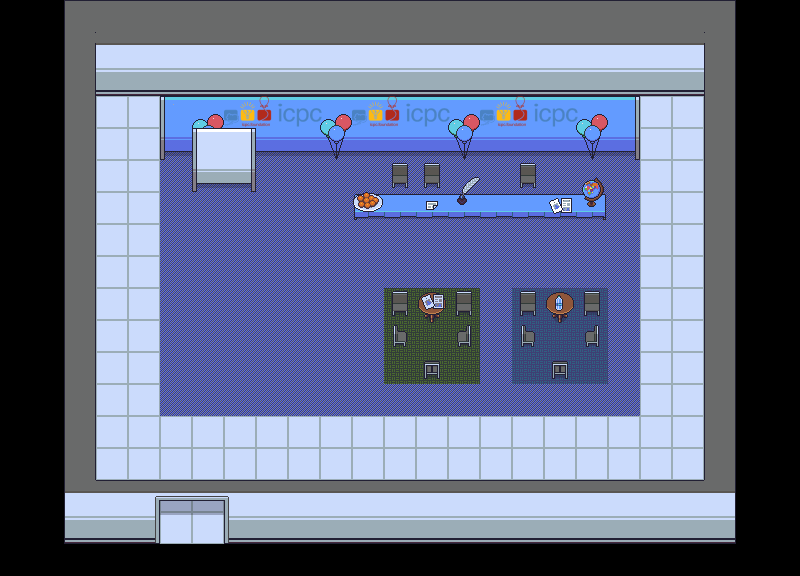

This is a level from a 2D game, rendered from its Tiled map with the project's own tilesets. A one-line summary and the complete map file follow:
An orthogonal 25x18 tile map with 32x32 px tiles, 4 tile layers (Floor, Walls, Ground Objects, Table Objects), 6 tilesets.

<map version="1.2" tiledversion="1.3.2" orientation="orthogonal" renderorder="right-down" compressionlevel="-1" width="25" height="18" tilewidth="32" tileheight="32" infinite="0" nextlayerid="6" nextobjectid="1">
 <tileset firstgid="1" source="gather_floors_1.4.tsx" />
 <tileset firstgid="2561" source="gather_walls_interior_1.5.tsx" />
 <tileset firstgid="7561" source="gather_tables_2.0.tsx" />
 <tileset firstgid="16561" source="gather_decoration_1.21.tsx" />
 <tileset firstgid="24121" source="gather_conference_0.5.tsx" />
 <tileset firstgid="25145" source="texts.tsx" />
 <group id="2" name="Background">
  <layer id="1" name="Floor" width="25" height="18">
   <data encoding="csv">
0,0,0,0,0,0,0,0,0,0,0,0,0,0,0,0,0,0,0,0,0,0,0,0,0,
0,0,0,0,0,0,0,0,0,0,0,0,0,0,0,0,0,0,0,0,0,0,0,0,0,
0,0,0,0,0,0,0,0,0,0,0,0,0,0,0,0,0,0,0,0,0,0,0,0,0,
0,0,0,401,401,401,401,401,401,401,401,401,401,401,401,401,401,401,401,401,401,401,0,0,0,
0,0,0,401,401,447,447,447,447,447,447,447,447,447,447,447,447,447,447,447,401,401,0,0,0,
0,0,0,401,401,447,447,447,447,447,447,447,447,447,447,447,447,447,447,447,401,401,0,0,0,
0,0,0,401,401,447,447,447,447,447,447,447,447,447,447,447,447,447,447,447,401,401,0,0,0,
0,0,0,401,401,447,447,447,447,447,447,447,447,447,447,447,447,447,447,447,401,401,0,0,0,
0,0,0,401,401,447,447,447,447,447,447,447,447,447,447,447,447,447,447,447,401,401,0,0,0,
0,0,0,401,401,447,447,447,447,447,447,447,1314,1314,1314,447,1274,1274,1274,447,401,401,0,0,0,
0,0,0,401,401,447,447,447,447,447,447,447,1314,1314,1314,447,1274,1274,1274,447,401,401,0,0,0,
0,0,0,401,401,447,447,447,447,447,447,447,1314,1314,1314,447,1274,1274,1274,447,401,401,0,0,0,
0,0,0,401,401,447,447,447,447,447,447,447,447,447,447,447,447,447,447,447,401,401,0,0,0,
0,0,0,401,401,401,401,401,401,401,401,401,401,401,401,401,401,401,401,401,401,401,0,0,0,
0,0,0,401,401,401,401,401,401,401,401,401,401,401,401,401,401,401,401,401,401,401,0,0,0,
0,0,0,401,401,401,401,0,0,0,0,0,0,0,0,0,0,0,0,0,0,0,0,0,0,
0,0,0,401,401,401,401,0,0,0,0,0,0,0,0,0,0,0,0,0,0,0,0,0,0,
0,0,0,0,0,0,0,0,0,0,0,0,0,0,0,0,0,0,0,0,0,0,0,0,0
</data>
  </layer>
  <layer id="3" name="Walls" width="25" height="18">
   <data encoding="csv">
0,0,2950,2951,2951,2951,2951,2951,2951,2951,2951,2951,2951,2951,2951,2951,2951,2951,2951,2951,2951,2951,2952,0,0,
0,0,2972,3001,3001,3001,3001,3001,3001,3001,3001,3001,3001,3001,3001,3001,3001,3001,3001,3001,3001,3001,2974,0,0,
0,0,2966,3026,3026,3026,3026,3026,3026,3026,3026,3026,3026,3026,3026,3026,3026,3026,3026,3026,3026,3026,2966,0,0,
0,0,2964,0,0,0,0,0,0,0,0,0,0,0,0,0,0,0,0,0,0,0,2964,0,0,
0,0,2964,0,0,0,0,0,0,0,0,0,0,0,0,0,0,0,0,0,0,0,2964,0,0,
0,0,2964,0,0,0,0,0,0,0,0,0,0,0,0,0,0,0,0,0,0,0,2964,0,0,
0,0,2964,0,0,0,0,0,0,0,0,0,0,0,0,0,0,0,0,0,0,0,2964,0,0,
0,0,2964,0,0,0,0,0,0,0,0,0,0,0,0,0,0,0,0,0,0,0,2964,0,0,
0,0,2964,0,0,0,0,0,0,0,0,0,0,0,0,0,0,0,0,0,0,0,2964,0,0,
0,0,2964,0,0,0,0,0,0,0,0,0,0,0,0,0,0,0,0,0,0,0,2964,0,0,
0,0,2964,0,0,0,0,0,0,0,0,0,0,0,0,0,0,0,0,0,0,0,2964,0,0,
0,0,2964,0,0,0,0,0,0,0,0,0,0,0,0,0,0,0,0,0,0,0,2964,0,0,
0,0,2964,0,0,0,0,0,0,0,0,0,0,0,0,0,0,0,0,0,0,0,2964,0,0,
0,0,2964,0,0,0,0,0,0,0,0,0,0,0,0,0,0,0,0,0,0,0,2964,0,0,
0,0,2964,0,0,0,0,0,0,0,0,0,0,0,0,0,0,0,0,0,0,0,2964,0,0,
0,0,3000,2990,2824,2825,2826,2827,2990,2990,2990,2990,2990,2990,2990,2990,2990,2990,2990,2990,2990,2990,3002,0,0,
0,0,3025,3015,2849,2850,2851,2852,3015,3015,3015,3015,3015,3015,3015,3015,3015,3015,3015,3015,3015,3015,3027,0,0,
0,0,0,0,0,0,0,0,0,0,0,0,0,0,0,0,0,0,0,0,0,0,0,0,0
</data>
  </layer>
  <layer id="4" name="Ground Objects" width="25" height="18">
   <data encoding="csv">
0,0,0,0,0,0,0,0,0,0,0,0,0,0,0,0,0,0,0,0,0,0,0,0,0,
0,0,0,0,0,0,0,0,0,0,0,0,0,0,0,0,0,0,0,0,0,0,0,0,0,
0,0,0,0,0,0,0,0,0,0,0,0,0,0,0,0,0,0,0,0,0,0,0,0,0,
0,0,0,0,0,24186,24187,24187,24187,24187,24187,24187,24187,24187,24187,24187,24187,24187,24187,24188,0,0,0,0,0,
0,0,0,0,0,24218,24204,24206,24219,24219,24219,24219,24219,24219,24219,24219,24219,24219,24219,24220,0,0,0,0,0,
0,0,0,0,0,0,24236,24238,0,0,0,0,24442,24442,0,0,24442,0,0,0,0,0,0,0,0,
0,0,0,0,0,0,0,0,0,0,0,24314,24315,24315,24315,24315,24315,24315,24316,0,0,0,0,0,0,
0,0,0,0,0,0,0,0,0,0,0,0,0,0,0,0,0,0,0,0,0,0,0,0,0,
0,0,0,0,0,0,0,0,0,0,0,0,0,0,0,0,0,0,0,0,0,0,0,0,0,
0,0,0,0,0,0,0,0,0,0,0,0,24442,9992,24442,0,24442,9992,24442,0,0,0,0,0,0,
0,0,0,0,0,0,0,0,0,0,0,0,24443,10082,24445,0,24443,10082,24445,0,0,0,0,0,0,
0,0,0,0,0,0,0,0,0,0,0,0,0,24444,0,0,0,24444,0,0,0,0,0,0,0,
0,0,0,0,0,0,0,0,0,0,0,0,0,0,0,0,0,0,0,0,0,0,0,0,0,
0,0,0,0,0,0,0,0,0,0,0,0,0,0,0,0,0,0,0,0,0,0,0,0,0,
0,0,0,0,0,0,0,0,0,0,0,0,0,0,0,0,0,0,0,0,0,0,0,0,0,
0,0,0,0,0,0,0,0,0,0,0,0,0,0,0,0,0,0,0,0,0,0,0,0,0,
0,0,0,0,0,0,0,0,0,0,0,0,0,0,0,0,0,0,0,0,0,0,0,0,0,
0,0,0,0,0,0,0,0,0,0,0,0,0,0,0,0,0,0,0,0,0,0,0,0,0
</data>
  </layer>
  <layer id="5" name="Table Objects" width="25" height="18">
   <data encoding="csv">
0,0,0,0,0,0,0,0,0,0,0,0,0,0,0,0,0,0,0,0,0,0,0,0,0,
0,0,0,0,0,0,0,0,0,0,0,0,0,0,0,0,0,0,0,0,0,0,0,0,0,
0,0,0,0,0,0,0,0,0,0,0,0,0,0,0,0,0,0,0,0,0,0,0,0,0,
0,0,0,0,0,0,20670,25148,0,0,20670,25148,0,0,20670,25148,0,0,20670,0,0,0,0,0,0,
0,0,0,0,0,0,0,0,0,0,20706,0,0,0,20706,0,0,0,20706,0,0,0,0,0,0,
0,0,0,0,0,0,0,0,0,0,0,0,0,0,18226,0,0,0,18362,0,0,0,0,0,0,
0,0,0,0,0,0,0,0,0,0,0,20750,0,18258,18262,0,0,18255,18398,0,0,0,0,0,0,
0,0,0,0,0,0,0,0,0,0,0,0,0,0,0,0,0,0,0,0,0,0,0,0,0,
0,0,0,0,0,0,0,0,0,0,0,0,0,0,0,0,0,0,0,0,0,0,0,0,0,
0,0,0,0,0,0,0,0,0,0,0,0,0,18254,0,0,0,18104,0,0,0,0,0,0,0,
0,0,0,0,0,0,0,0,0,0,0,0,0,0,0,0,0,0,0,0,0,0,0,0,0,
0,0,0,0,0,0,0,0,0,0,0,0,0,0,0,0,0,0,0,0,0,0,0,0,0,
0,0,0,0,0,0,0,0,0,0,0,0,0,0,0,0,0,0,0,0,0,0,0,0,0,
0,0,0,0,0,0,0,0,0,0,0,0,0,0,0,0,0,0,0,0,0,0,0,0,0,
0,0,0,0,0,0,0,0,0,0,0,0,0,0,0,0,0,0,0,0,0,0,0,0,0,
0,0,0,0,0,0,0,0,0,0,0,0,0,0,0,0,0,0,0,0,0,0,0,0,0,
0,0,0,0,0,0,0,0,0,0,0,0,0,0,0,0,0,0,0,0,0,0,0,0,0,
0,0,0,0,0,0,0,0,0,0,0,0,0,0,0,0,0,0,0,0,0,0,0,0,0
</data>
  </layer>
 </group>
</map>
